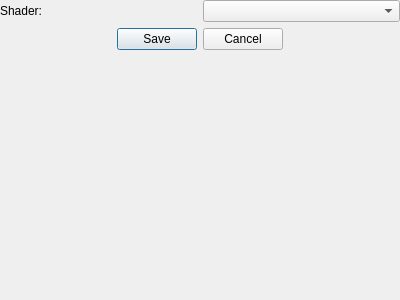
<?xml version="1.0" encoding="UTF-8"?>
<ui version="4.0">
 <class>Form</class>
 <widget class="QWidget" name="Form">
  <property name="geometry">
   <rect>
    <x>0</x>
    <y>0</y>
    <width>400</width>
    <height>300</height>
   </rect>
  </property>
  <property name="windowTitle">
   <string>Form</string>
  </property>
  <layout class="QGridLayout" name="gridLayout">
   <property name="leftMargin">
    <number>0</number>
   </property>
   <property name="topMargin">
    <number>0</number>
   </property>
   <property name="rightMargin">
    <number>0</number>
   </property>
   <property name="bottomMargin">
    <number>0</number>
   </property>
   <item row="0" column="0">
    <layout class="QVBoxLayout" name="verticalLayout">
     <item>
      <layout class="QHBoxLayout" name="horizontalLayout">
       <item>
        <widget class="QLabel" name="label">
         <property name="text">
          <string>Shader:</string>
         </property>
        </widget>
       </item>
       <item>
        <widget class="QComboBox" name="q_ddl_shaders"/>
       </item>
      </layout>
     </item>
     <item>
      <layout class="QVBoxLayout" name="q_main_layout">
       <property name="spacing">
        <number>0</number>
       </property>
      </layout>
     </item>
     <item>
      <layout class="QHBoxLayout" name="horizontalLayout_3">
       <item>
        <spacer name="horizontalSpacer">
         <property name="orientation">
          <enum>Qt::Horizontal</enum>
         </property>
         <property name="sizeHint" stdset="0">
          <size>
           <width>40</width>
           <height>20</height>
          </size>
         </property>
        </spacer>
       </item>
       <item>
        <widget class="QDialogButtonBox" name="q_save_cancel">
         <property name="layoutDirection">
          <enum>Qt::LeftToRight</enum>
         </property>
         <property name="standardButtons">
          <set>QDialogButtonBox::Cancel|QDialogButtonBox::Save</set>
         </property>
        </widget>
       </item>
       <item>
        <spacer name="horizontalSpacer_2">
         <property name="orientation">
          <enum>Qt::Horizontal</enum>
         </property>
         <property name="sizeHint" stdset="0">
          <size>
           <width>40</width>
           <height>20</height>
          </size>
         </property>
        </spacer>
       </item>
      </layout>
     </item>
     <item>
      <spacer name="verticalSpacer">
       <property name="orientation">
        <enum>Qt::Vertical</enum>
       </property>
       <property name="sizeHint" stdset="0">
        <size>
         <width>20</width>
         <height>40</height>
        </size>
       </property>
      </spacer>
     </item>
    </layout>
   </item>
  </layout>
 </widget>
 <resources/>
 <connections/>
</ui>
